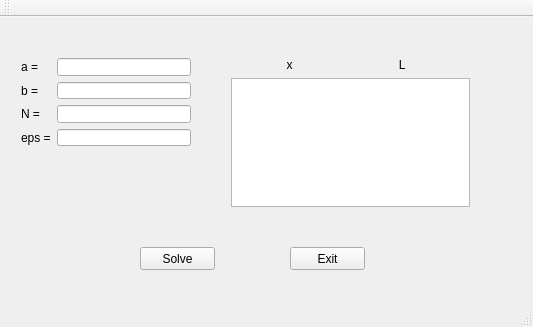
<?xml version="1.0" encoding="UTF-8"?>
<ui version="4.0">
 <class>MainWindow</class>
 <widget class="QMainWindow" name="MainWindow">
  <property name="geometry">
   <rect>
    <x>0</x>
    <y>0</y>
    <width>533</width>
    <height>327</height>
   </rect>
  </property>
  <property name="windowTitle">
   <string>MainWindow</string>
  </property>
  <widget class="QWidget" name="centralWidget">
   <widget class="QPushButton" name="pushButton_Solve">
    <property name="geometry">
     <rect>
      <x>140</x>
      <y>230</y>
      <width>75</width>
      <height>23</height>
     </rect>
    </property>
    <property name="text">
     <string>Solve</string>
    </property>
   </widget>
   <widget class="QPushButton" name="pushButton_Exit">
    <property name="geometry">
     <rect>
      <x>290</x>
      <y>230</y>
      <width>75</width>
      <height>23</height>
     </rect>
    </property>
    <property name="text">
     <string>Exit</string>
    </property>
   </widget>
   <widget class="QWidget" name="layoutWidget">
    <property name="geometry">
     <rect>
      <x>10</x>
      <y>30</y>
      <width>192</width>
      <height>110</height>
     </rect>
    </property>
    <layout class="QHBoxLayout" name="horizontalLayout">
     <item>
      <layout class="QVBoxLayout" name="verticalLayout_2">
       <item>
        <widget class="QLabel" name="label">
         <property name="text">
          <string>a =</string>
         </property>
        </widget>
       </item>
       <item>
        <widget class="QLabel" name="label_2">
         <property name="text">
          <string>b =</string>
         </property>
        </widget>
       </item>
       <item>
        <widget class="QLabel" name="label_3">
         <property name="text">
          <string>N =</string>
         </property>
        </widget>
       </item>
       <item>
        <widget class="QLabel" name="label_4">
         <property name="text">
          <string>eps =</string>
         </property>
        </widget>
       </item>
      </layout>
     </item>
     <item>
      <layout class="QVBoxLayout" name="verticalLayout">
       <item>
        <widget class="QLineEdit" name="line_a"/>
       </item>
       <item>
        <widget class="QLineEdit" name="line_b"/>
       </item>
       <item>
        <widget class="QLineEdit" name="line_N"/>
       </item>
       <item>
        <widget class="QLineEdit" name="line_eps"/>
       </item>
      </layout>
     </item>
    </layout>
   </widget>
   <widget class="QWidget" name="layoutWidget">
    <property name="geometry">
     <rect>
      <x>220</x>
      <y>30</y>
      <width>261</width>
      <height>171</height>
     </rect>
    </property>
    <layout class="QVBoxLayout" name="verticalLayout_3">
     <item>
      <layout class="QHBoxLayout" name="horizontalLayout_2">
       <item>
        <widget class="QLabel" name="label_x">
         <property name="text">
          <string>x</string>
         </property>
         <property name="alignment">
          <set>Qt::AlignCenter</set>
         </property>
        </widget>
       </item>
       <item>
        <widget class="QLabel" name="label_L">
         <property name="text">
          <string>L      </string>
         </property>
         <property name="alignment">
          <set>Qt::AlignCenter</set>
         </property>
        </widget>
       </item>
      </layout>
     </item>
     <item alignment="Qt::AlignTop">
      <widget class="QTextBrowser" name="textBrowser"/>
     </item>
    </layout>
   </widget>
  </widget>
  <widget class="QMenuBar" name="menuBar">
   <property name="geometry">
    <rect>
     <x>0</x>
     <y>0</y>
     <width>533</width>
     <height>20</height>
    </rect>
   </property>
  </widget>
  <widget class="QToolBar" name="mainToolBar">
   <attribute name="toolBarArea">
    <enum>TopToolBarArea</enum>
   </attribute>
   <attribute name="toolBarBreak">
    <bool>false</bool>
   </attribute>
  </widget>
  <widget class="QStatusBar" name="statusBar"/>
 </widget>
 <layoutdefault spacing="6" margin="11"/>
 <resources/>
 <connections/>
</ui>
